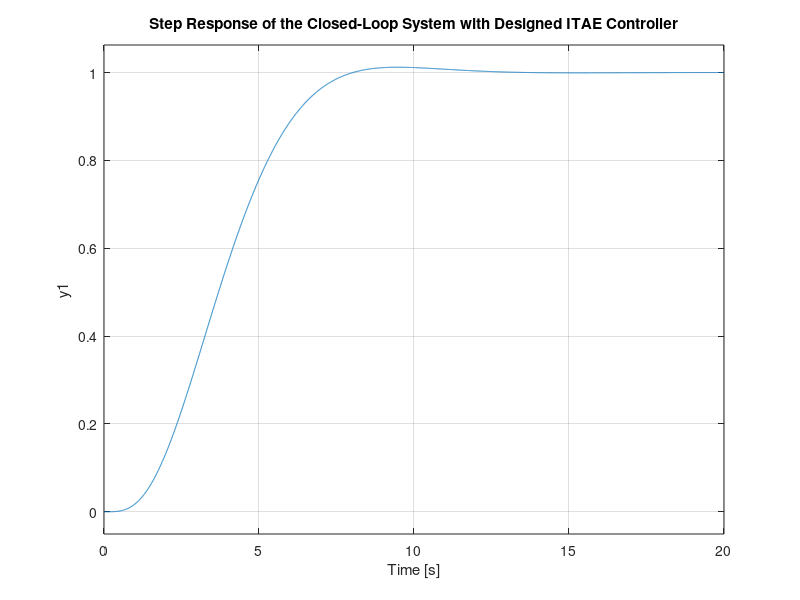

Source code (MATLAB): (Note: this script raises an error after producing the figure.)
% Given Transfer Function
num = 0.2;
den = [1e-07 1.1e-05 0.00024 0.0104 0];
G = tf(num, den);

% Desired closed-loop poles for a 4th-order ITAE polynomial
n = 4; % order of the ITAE filter

% Predefined ITAE polynomial coefficients for n = 4 (standard form)
% The coefficients are typically given for normalized ITAE polynomials
itae_poly_coeffs = [1 3.8 6.1 4.6 1]; % ITAE polynomial coefficients for order 4

% Scaling the polynomial to the desired cut-off frequency
wc = 1; % cut-off frequency (can be adjusted as per requirements)
scaled_itae_poly_coeffs = itae_poly_coeffs * (wc^(n));

% Define the desired closed-loop characteristic polynomial
char_poly = scaled_itae_poly_coeffs(end:-1:1);

% Create the desired closed-loop transfer function
num_d = char_poly(end); % numerator of the desired closed-loop TF
den_d = char_poly; % denominator of the desired closed-loop TF
H_desired = tf(num_d, den_d);

% Determine the controller transfer function
% Open-loop transfer function: L(s) = G(s) * C(s)
% Closed-loop transfer function: T(s) = L(s) / (1 + L(s))

% We need to find C(s) such that T(s) = H_desired

% Let L(s) = G(s) * C(s) = H_desired / (1 - H_desired)
L_desired = H_desired / (1 - H_desired);

% Since L(s) = G(s) * C(s), we can solve for C(s)
C = L_desired / G;

% Display the controller transfer function
disp('The designed controller transfer function C(s) is:');
C

% Verify the closed-loop system with the designed controller
T = feedback(G * C, 1);
disp('The closed-loop transfer function T(s) with the designed controller is:');
T

% Plot the step response of the closed-loop system
figure;
step(T);
title('Step Response of the Closed-Loop System with Designed ITAE Controller');
grid on;

% Obtain step response information
info = stepinfo(T);

% Display overshoot, settling time, and rise time
disp('Step Response Characteristics:');
fprintf('Overshoot (O.S.): %.2f%%\n', info.Overshoot);
fprintf('Settling Time (Ts): %.2f seconds\n', info.SettlingTime);
fprintf('Rise Time (Tr): %.2f seconds\n', info.RiseTime);
